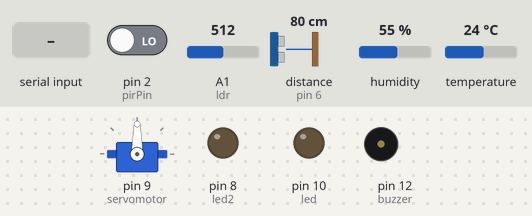
A sketch run on a simulated Arduino Uno, built with avr-gcc and run on an emulated ATmega328P. On the bench: servo, output pins drawn as LEDs (lit = HIGH), buzzer (waves = sounding). Wiring (inferred from the names in the program): ultrasonic range finder: trigger pin 5; echo pin 6. The test bench sets the inputs (shaded band); at power-on: pin 2 (pirPin) LOW, A1 (ldr) = 512, distance to the obstacle (sensor on pin 6) 80 cm, humidity 55 %, temperature 24 °C. The echo pulse lasts 58.3 µs per cm; pins used as bus, display or sensor lines are not drawn; what the sketch prints to the serial monitor is not drawn.

Above: at 1.2 s.
1.3 s: "1" received over Serial
At 2.2 s:
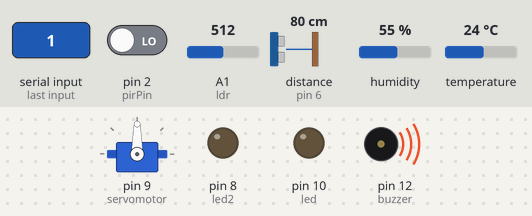
2.8 s: "5" received over Serial
At 3.4 s:
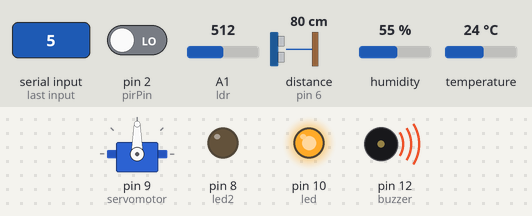
4.3 s: "2" received over Serial
At 4.6 s:
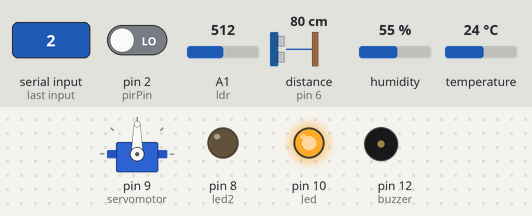
5.8 s: "8" received over Serial
At 6.1 s:
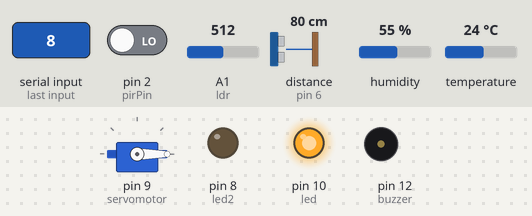
7.3 s: "6" received over Serial
At 8.5 s:
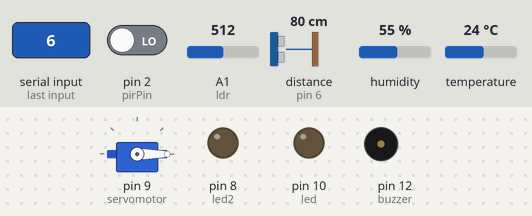
8.8 s: "A" received over Serial
At 9.7 s:
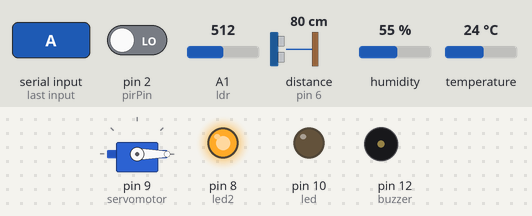
Timing chart, 0 to 11.3 s (numbered marks = the images above; inputs shaded):
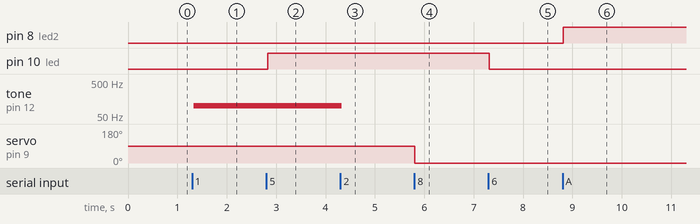

The sketch:

smart.ino
```cpp
#include <Servo.h>
Servo servoNesnesi;
#include <DHT.h>

int led=10;
int led2=8;
String x;
int val;
String x2;
int val2;
int pwm,pwm2;
String x3;
int val3;

int dc=11;
int hiz;
int pirPin = 2; // PIR pin
int deger = 0;
/////////////
int buzzer=12;
String a;
////////////7
int ldr =A1;
//////////
int trigPin = 5, echoPin = 6;
int uzaklik;
int sure;
//////////////7
#define DHTPIN 3             //DHT pin tanımlaması
#define DHTTYPE DHT11        //DHT modeli tanımlaması
DHT dht(DHTPIN, DHTTYPE);

Servo servomotor;

void setup() {

  pinMode(pirPin, INPUT);
  pinMode(dc, OUTPUT);
  pinMode(led, OUTPUT);
  pinMode(led2, OUTPUT);
  pinMode(trigPin, OUTPUT);
  pinMode(echoPin, INPUT);
  pinMode(buzzer, OUTPUT);
  servomotor.attach(9);
  pinMode(dc, OUTPUT);
  Serial.begin(9600);
  dht.begin();
}

void loop() {

  deger = digitalRead(pirPin); // Dijital pin okunuyor
  Serial.print(deger);
  Serial.print("/");
  delayMicroseconds(30000);
/////////////////////

  int deger2 = analogRead(ldr);  //ldr'den gelen değeri oku
  Serial.print(deger2);        //değeri seri port ekranına yaz
  delayMicroseconds(30000);
  Serial.print("/");

   int h = dht.readHumidity();           //Nem değerini oku
   int t = dht.readTemperature();        //Sıcaklık değerini oku
   Serial.print(h);            //Nem değerini seri porta gönder
   Serial.print("/");
   Serial.print(t);            //Sıcaklık değerini seri porta gönder
   Serial.print("/");
   delayMicroseconds(30000);

   digitalWrite(trigPin, LOW);
   delayMicroseconds(5);
   digitalWrite(trigPin, HIGH);
   delayMicroseconds(10);
   digitalWrite(trigPin, LOW);
   sure = pulseIn(echoPin, HIGH);
   uzaklik = sure / 2 / 29.1;
   if(uzaklik > 200)
   uzaklik = 200;
   Serial.println(uzaklik);

   delayMicroseconds(9985);

   ///////////////////////////////////
  if(Serial.available())
 {
  char c=Serial.read();

  if(c=='1')
{
  tone(buzzer,100);


}

  else if(c=='2')
{
  noTone(buzzer);

}
else if(c=='7')
{

  analogWrite(dc, 150);

}
else if(c=='3')
{
  analogWrite(dc, 250);
}
else if(c=='4')
{
  analogWrite(dc, 0);
}
else if(c=='5')
{
   digitalWrite(led,HIGH);
}

else if(c=='6')
{
  digitalWrite(led,LOW);
}

else if(c=='8')
{
   servomotor.write(0);
}
else if(c=='9')
{
   servomotor.write(90);
}
else if(c=='A')
{
   digitalWrite(led2,HIGH);
}
else if(c=='B')
{
   digitalWrite(led2,LOW);
}

 }


}
```

Measured:
- after the input at 1.3 s, tone on pin 12 (buzzer): silent → 100 Hz at once
- after the input at 2.8 s, pin 10 (led): LOW → HIGH at once
- after the input at 4.3 s, tone on pin 12 (buzzer): 100 Hz → silent at once
- after the input at 5.8 s, servo on pin 9 (servomotor): 90° → 0° at once
- after the input at 7.3 s, pin 10 (led): HIGH → LOW at once
- after the input at 8.8 s, pin 8 (led2): LOW → HIGH at once
